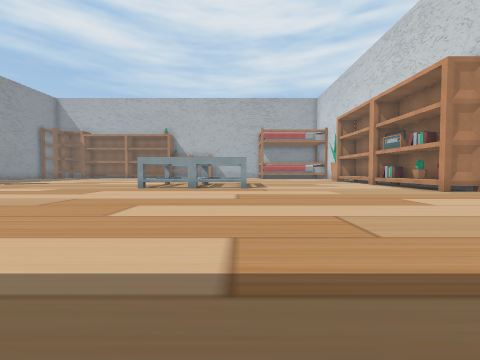
View 1 (above)

21 first-person views from a walk through a scene from a Unity 3-D project. The camera is 1.2 m above the floor, tilts 2° down and sees 90° across. The floor is counted in squares, 2 m on a side. Each view is taken from the middle of a square. On the plan, view 1 faces up. The plan holds only what a view shows up to about 9 squares ahead; the rest is blank. The player character is not drawn. Some surface patterns are stand-ins.

View 2
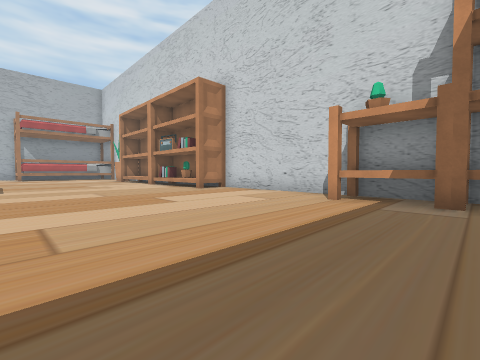

View 3
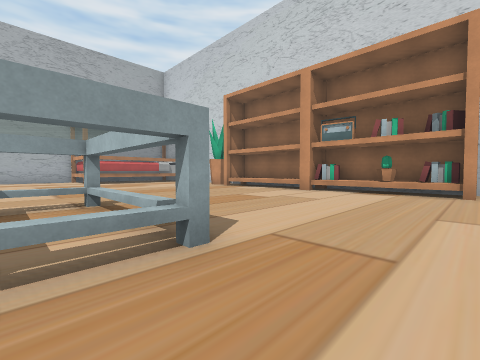

View 4
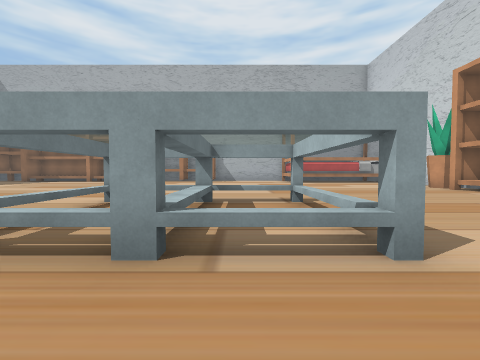

View 5
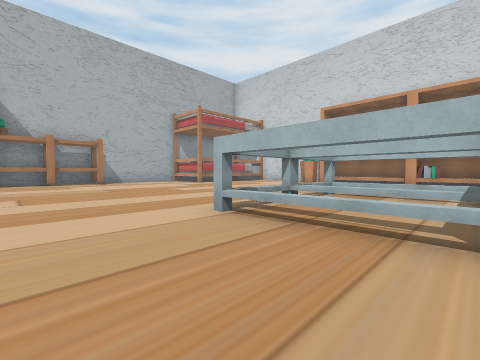

View 6
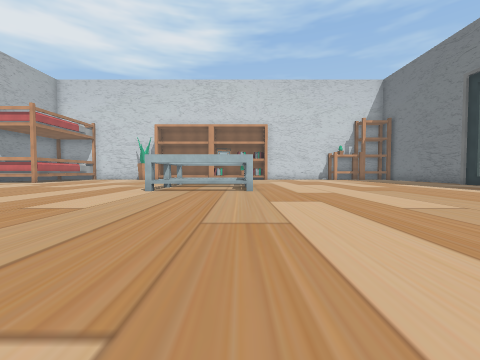

View 7
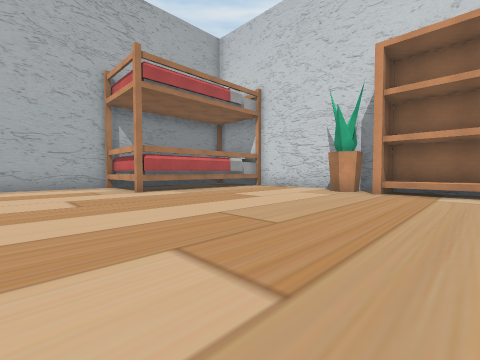

View 8
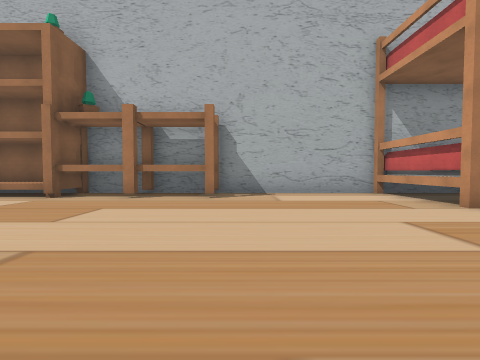

View 9
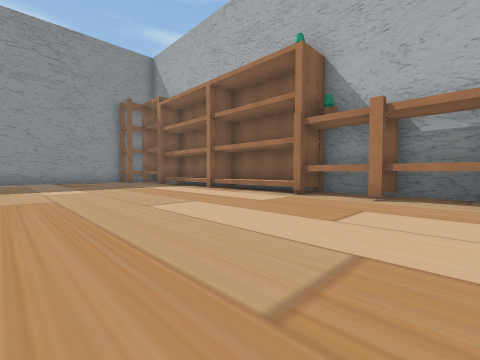

View 10
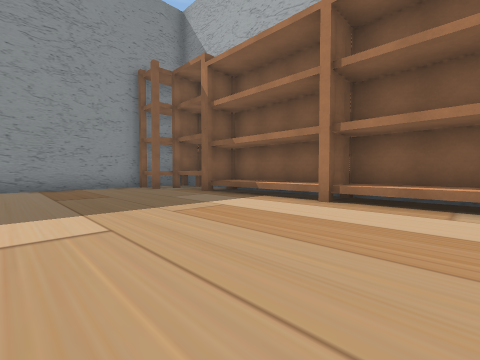

View 11
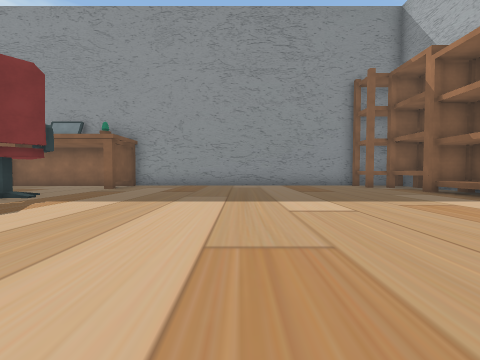

View 12
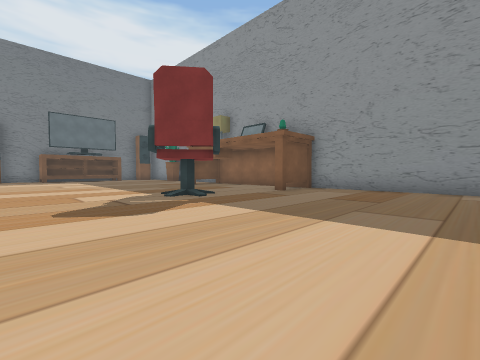

View 13
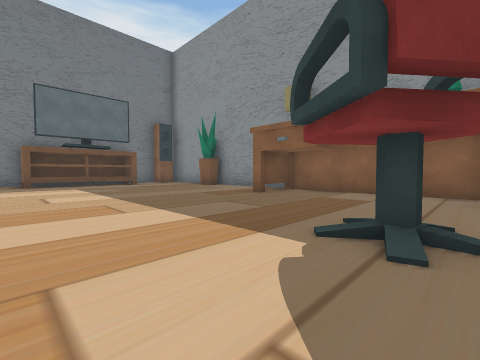

View 14
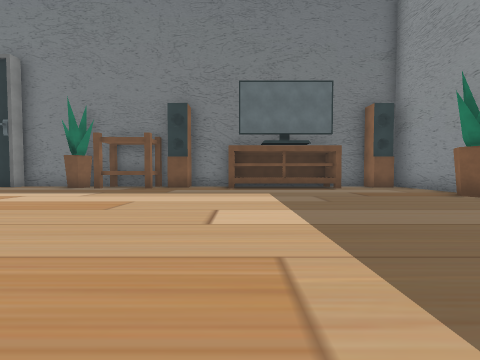

View 15
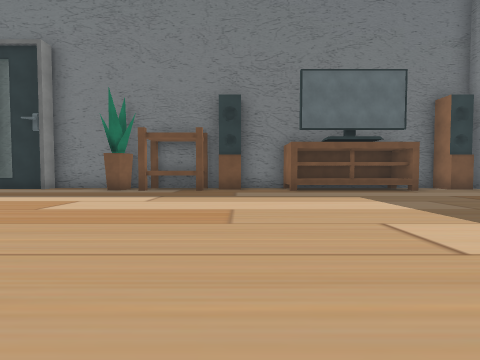

View 16
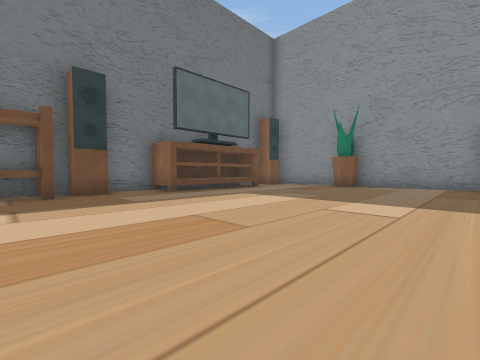

View 17
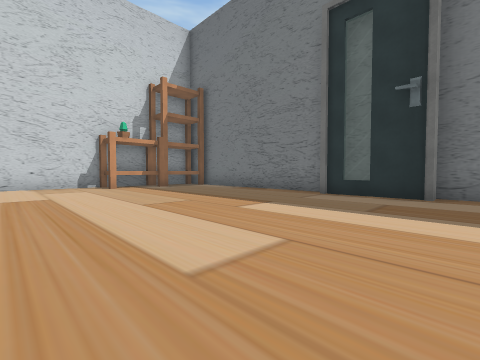

View 18
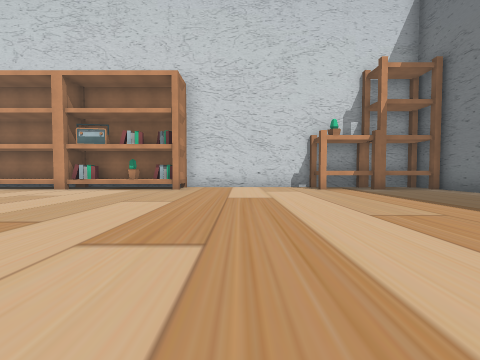

View 19
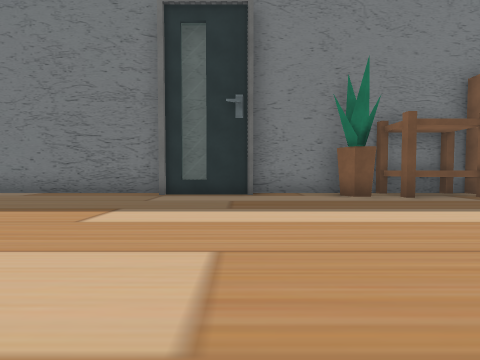

View 20
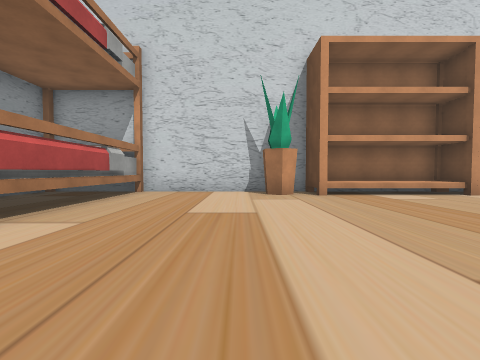

View 21
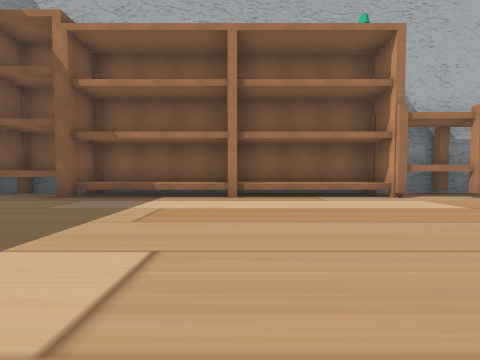

### Floor plan
Points are (right, up) in squares from view 1. A wall is a line through its corners. A room is listed if a view was taken in it or the views show most of it. See-through windows are left out.
Room 1 (views 1, 2, 3, 4, 5, 6, 7, 8, 9, 10, 11, 12, 13, 14, 15, 16, 17, 18, 19, 20, 21)
walls: (-6.5, 21.6) (-14.1, 21.6); (-2.3, -1.6) (-2.3, -1.3) (0.1, -1.3); (1.8, 19.9) (1.8, 22.7); (-17, 11.6) (-17, 6.1); (-8.4, -1.8) (-0.2, -1.8); (-17, 6.4) (-15.2, 6.4); (-6.4, 22.7) (-10.1, 22.7) (-10.1, 21.5); (-2.9, 22.7) (-6.2, 22.7); (0.2, -1.8) (6.1, -1.8); (-17.3, 6.1) (-17.3, 3.5); (-10.6, -1.8) (-9, -1.8); (7.3, 15) (7.3, 19.9) (2, 19.9) (2, 22.7) (-2.6, 22.7); (-10.2, 22.7) (-14, 22.7) (-14, 21.5); (7.3, 1.4) (7.3, 7.5); (-17.3, 1.1) (-17.3, -1.5); (-17.3, 20.5) (-17.3, 11.5) (-15.4, 11.5); (-16.1, -1.8) (-14.8, -1.8); (6.5, -1.8) (7.1, -1.8)
low walls: (-13.4, -1.8) (-11.1, -1.8); (-15.1, 22.7) (-15.9, 22.7); (-16.2, 22.7) (-16.8, 22.7)
objects: plant (-17, 2); bookshelf (-17, 22) to (-16, 22); speaker (-16, -1); bookshelf (-15, 22); other object (-14, -1) to (-11, -1); other object (-13, 10) to (-13, 11); speaker (-9, -1); bookshelf (-7, -1) to (-6, -1); bookshelf (-6, 22) to (-5, 22); plant (-5, -1); bookshelf (-4, 22) to (-3, 22); other object (-3, 9) to (-2, 12); other object (-1, 9) to (0, 12); bookshelf (6, -1) to (7, 0); bookshelf (6, 1) to (7, 2); other object (6, 8); plant (6, 9) to (7, 9); other object (6, 10) to (7, 10); other object (6, 12) to (7, 15); plant (6, 16) to (7, 16); books (7, 8)

Where each view was taken, in squares from view 1:
view 1: 0 up, 0 right, facing up
view 2: 0 up, 1 right, facing up-right
view 3: 7 up, 1 left, facing up-right
view 4: 7 up, 1 left, facing up
view 5: 9 up, 6 left, facing up-right
view 6: 9 up, 11 left, facing right
view 7: 13 up, 1 left, facing up-right
view 8: 16 up, 2 left, facing up
view 9: 16 up, 3 left, facing up-left
view 10: 17 up, 8 left, facing up-left
view 11: 16 up, 7 left, facing left
view 12: 16 up, 9 left, facing down-left
view 13: 11 up, 10 left, facing down-left
view 14: 8 up, 11 left, facing down
view 15: 7 up, 9 left, facing down
view 16: 6 up, 7 left, facing down-left
view 17: 5 up, 3 left, facing down-right
view 18: 5 up, 2 left, facing right
view 19: 5 up, 2 left, facing down
view 20: 17 up, 0 right, facing right
view 21: 16 up, 10 left, facing up
